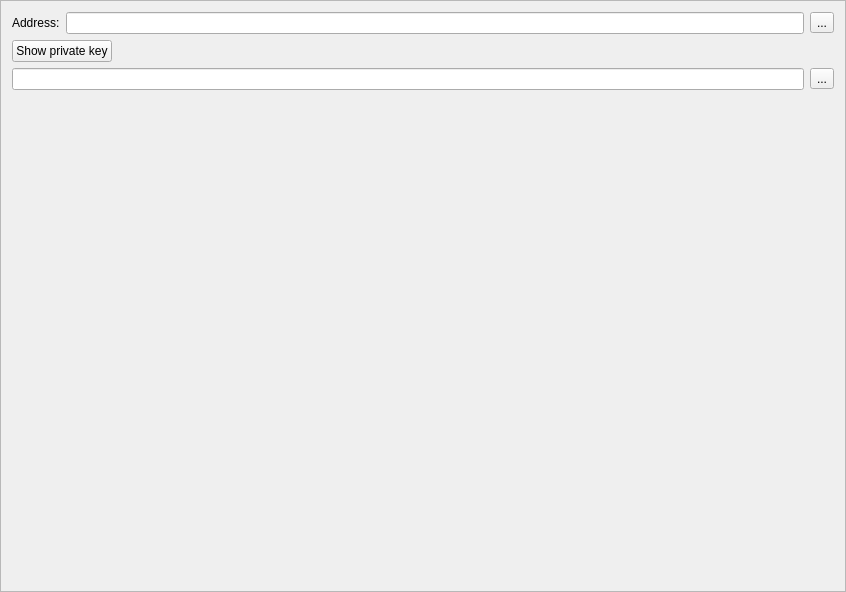
<?xml version="1.0" encoding="UTF-8"?>
<ui version="4.0">
 <class>ReceiveFrame</class>
 <widget class="QFrame" name="ReceiveFrame">
  <property name="geometry">
   <rect>
    <x>0</x>
    <y>0</y>
    <width>846</width>
    <height>592</height>
   </rect>
  </property>
  <property name="windowTitle">
   <string>Frame</string>
  </property>
  <property name="frameShape">
   <enum>QFrame::StyledPanel</enum>
  </property>
  <property name="frameShadow">
   <enum>QFrame::Raised</enum>
  </property>
  <layout class="QVBoxLayout" name="verticalLayout">
   <item>
    <layout class="QHBoxLayout" name="horizontalLayout">
     <item>
      <widget class="QLabel" name="label">
       <property name="text">
        <string>Address:</string>
       </property>
      </widget>
     </item>
     <item>
      <widget class="QLineEdit" name="m_addressEdit">
       <property name="readOnly">
        <bool>true</bool>
       </property>
      </widget>
     </item>
     <item>
      <widget class="QToolButton" name="m_copyButton">
       <property name="text">
        <string>...</string>
       </property>
       <property name="icon">
        <iconset resource="../../resources.qrc">
         <normaloff>:/icons/copy</normaloff>:/icons/copy</iconset>
       </property>
      </widget>
     </item>
    </layout>
   </item>
   <item>
    <layout class="QHBoxLayout" name="horizontalLayout_2">
     <item>
      <widget class="QPushButton" name="m_showKeyButton">
       <property name="text">
        <string>Show private key</string>
       </property>
       <property name="checkable">
        <bool>true</bool>
       </property>
      </widget>
     </item>
     <item>
      <spacer name="horizontalSpacer">
       <property name="orientation">
        <enum>Qt::Horizontal</enum>
       </property>
       <property name="sizeHint" stdset="0">
        <size>
         <width>40</width>
         <height>20</height>
        </size>
       </property>
      </spacer>
     </item>
    </layout>
   </item>
   <item>
    <widget class="QFrame" name="m_keyFrame">
     <property name="minimumSize">
      <size>
       <width>0</width>
       <height>40</height>
      </size>
     </property>
     <property name="frameShape">
      <enum>QFrame::NoFrame</enum>
     </property>
     <property name="frameShadow">
      <enum>QFrame::Raised</enum>
     </property>
     <layout class="QVBoxLayout" name="verticalLayout_2">
      <property name="leftMargin">
       <number>0</number>
      </property>
      <property name="topMargin">
       <number>0</number>
      </property>
      <property name="rightMargin">
       <number>0</number>
      </property>
      <property name="bottomMargin">
       <number>0</number>
      </property>
      <item>
       <layout class="QHBoxLayout" name="horizontalLayout_3">
        <property name="topMargin">
         <number>0</number>
        </property>
        <item>
         <widget class="QLineEdit" name="m_keyEdit"/>
        </item>
        <item>
         <widget class="QToolButton" name="m_copyKeyButton">
          <property name="text">
           <string>...</string>
          </property>
          <property name="icon">
           <iconset resource="../../resources.qrc">
            <normaloff>:/icons/copy</normaloff>:/icons/copy</iconset>
          </property>
         </widget>
        </item>
       </layout>
      </item>
      <item>
       <layout class="QHBoxLayout" name="horizontalLayout_4">
        <item>
         <widget class="WalletGui::QRLabel" name="m_qrLabel">
          <property name="text">
           <string/>
          </property>
         </widget>
        </item>
        <item>
         <spacer name="horizontalSpacer_2">
          <property name="orientation">
           <enum>Qt::Horizontal</enum>
          </property>
          <property name="sizeHint" stdset="0">
           <size>
            <width>40</width>
            <height>20</height>
           </size>
          </property>
         </spacer>
        </item>
       </layout>
      </item>
     </layout>
    </widget>
   </item>
   <item>
    <spacer name="verticalSpacer">
     <property name="orientation">
      <enum>Qt::Vertical</enum>
     </property>
     <property name="sizeHint" stdset="0">
      <size>
       <width>20</width>
       <height>40</height>
      </size>
     </property>
    </spacer>
   </item>
  </layout>
 </widget>
 <customwidgets>
  <customwidget>
   <class>WalletGui::QRLabel</class>
   <extends>QLabel</extends>
   <header>gui/QRLabel.h</header>
  </customwidget>
 </customwidgets>
 <resources>
  <include location="../../resources.qrc"/>
 </resources>
 <connections>
  <connection>
   <sender>m_copyButton</sender>
   <signal>clicked()</signal>
   <receiver>ReceiveFrame</receiver>
   <slot>copyAddress()</slot>
   <hints>
    <hint type="sourcelabel">
     <x>818</x>
     <y>26</y>
    </hint>
    <hint type="destinationlabel">
     <x>422</x>
     <y>295</y>
    </hint>
   </hints>
  </connection>
  <connection>
   <sender>m_showKeyButton</sender>
   <signal>clicked()</signal>
   <receiver>ReceiveFrame</receiver>
   <slot>showKeyClicked()</slot>
   <hints>
    <hint type="sourcelabel">
     <x>86</x>
     <y>66</y>
    </hint>
    <hint type="destinationlabel">
     <x>422</x>
     <y>295</y>
    </hint>
   </hints>
  </connection>
  <connection>
   <sender>m_copyKeyButton</sender>
   <signal>clicked()</signal>
   <receiver>ReceiveFrame</receiver>
   <slot>copyKey()</slot>
   <hints>
    <hint type="sourcelabel">
     <x>818</x>
     <y>67</y>
    </hint>
    <hint type="destinationlabel">
     <x>422</x>
     <y>295</y>
    </hint>
   </hints>
  </connection>
 </connections>
 <slots>
  <slot>copyAddress()</slot>
  <slot>showKeyClicked()</slot>
  <slot>copyKey()</slot>
 </slots>
</ui>
